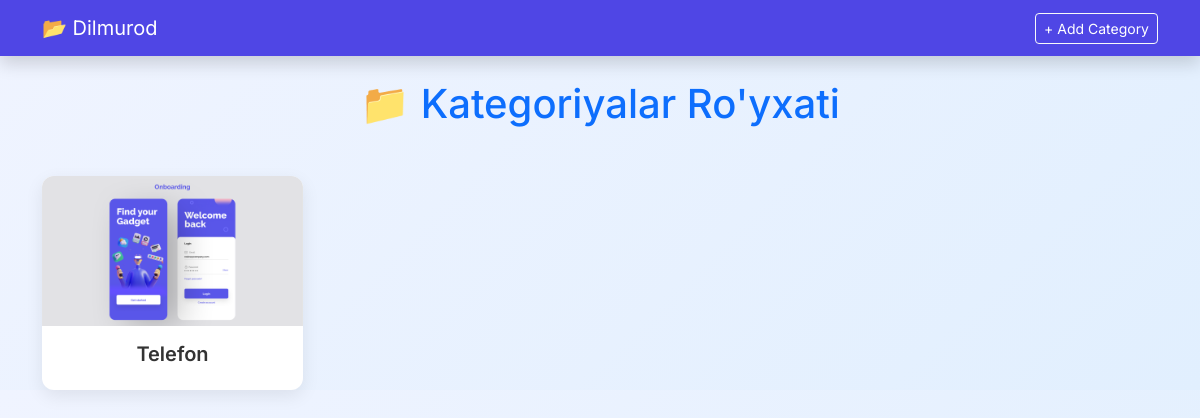
Before: /category_list with the older database file.
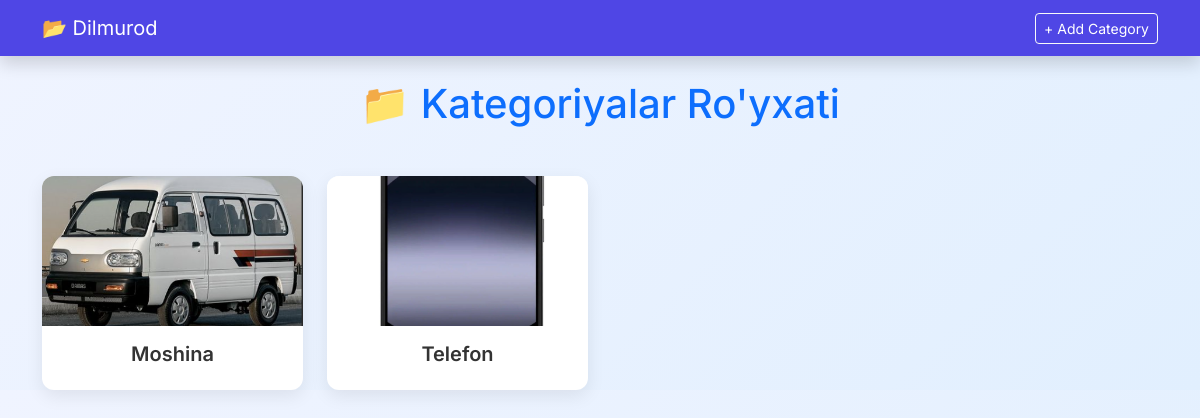
After: the same page with the newer database file.
### app_store/models.py (models this page shows, shortened)
class  Category(models.Model):
    category_name = models.CharField(max_length=100)
    category_logo = models.ImageField(upload_to='images/')
    class Meta:
        verbose_name = 'Category'
        verbose_name_plural = 'Categories'
        ordering = ['category_name']
        db_table = 'categories'

### app_store/views.py (the view)
# urls.py: path('category_list', ContegoryListView.as_view(), name='category_list'),
class  ContegoryListView(ListView):
    model =  Category
    context_object_name = 'category_list'
    template_name = 'categories/list.html'
    paginate_by = 10

### templates/categories/list.html (shortened to what this page needs)
<!DOCTYPE html>
<html lang="en">
<head>
  <link href="https://cdn.jsdelivr.net/npm/bootstrap@5.3.0/dist/css/bootstrap.min.css" rel="stylesheet">
</head>
<body>
  <nav class="navbar fixed-top navbar-expand-lg shadow">
    <div class="container">
      <a class="navbar-brand" href="{% url 'base' %}">📂 Dilmurod</a>
      <div class="collapse navbar-collapse" id="navMenu">
        <ul class="navbar-nav ms-auto align-items-center">
          <li class="nav-item">
            <a class="btn btn-outline-light btn-sm" href="{% url 'add_category' %}">
              + Add Category
            </a>
          </li>
        </ul>
      </div>
    </div>
  </nav>
  <div class="container">
    <h1 class="text-center text-primary mb-5">📁 Kategoriyalar Ro'yxati</h1>
    <div class="row g-4">
      {% for i in category_list %}
        <div class="col-sm-6 col-md-4 col-lg-3">
          <div class="card">
            <img src="{{ i.category_logo.url }}" alt="{{ i.category_name }}" class="card-img-top">
            <div class="card-body">
              <h5 class="card-title">{{ i.category_name }}</h5>
            </div>
          </div>
        </div>
      {% endfor %}
    </div>
  </div>
</body>
</html>

Changed rows visible on the page:
added Category: category_logo (picture), category_name "Moshina"
changed Category "Telefon": category_logo: a different picture
